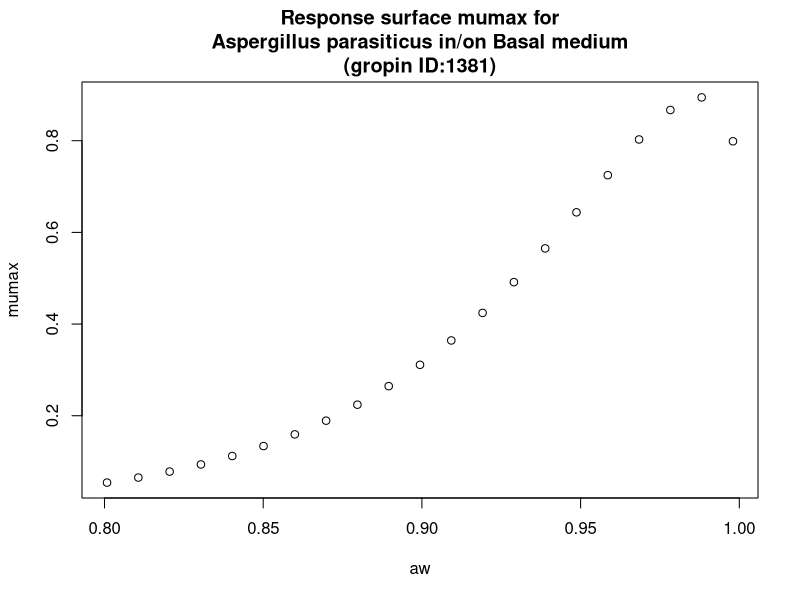

The R script that drew this image:
#############################
# start of Parameter script
#############################
aw <- seq(0.8008,0.998001998001998,length.out=21)
#############################
# end of Parameter script
#############################
############################# 
# start of Model script Gropin ID 1381 
#############################
 
# constant coefficients for this model
 
variables <- data.frame(aw)
argumentsPar <- expand.grid(variables)
 
# heart of the model
response_surface <- function(aw) {
   mumax <-exp(-0.4256+5.615*sqrt(1-aw)-25.08*(sqrt(1-aw))^2)

return(mumax=mumax)
} 

# output parameters
responseSurface <- cbind(argumentsPar,response_surface(argumentsPar['aw']))
colnames(responseSurface) <- c(colnames(argumentsPar),'mumax')
#############################
# End of Model script
#############################
############################# 
# start of Visualisation script Gropin ID 1381 
#############################
plot(aw,responseSurface$'mumax',xlab='aw',
                          ylab='mumax',main='Response surface mumax for
Aspergillus parasiticus in/on Basal medium
(gropin ID:1381)')
#############################
# End of Visualisation script
#############################
